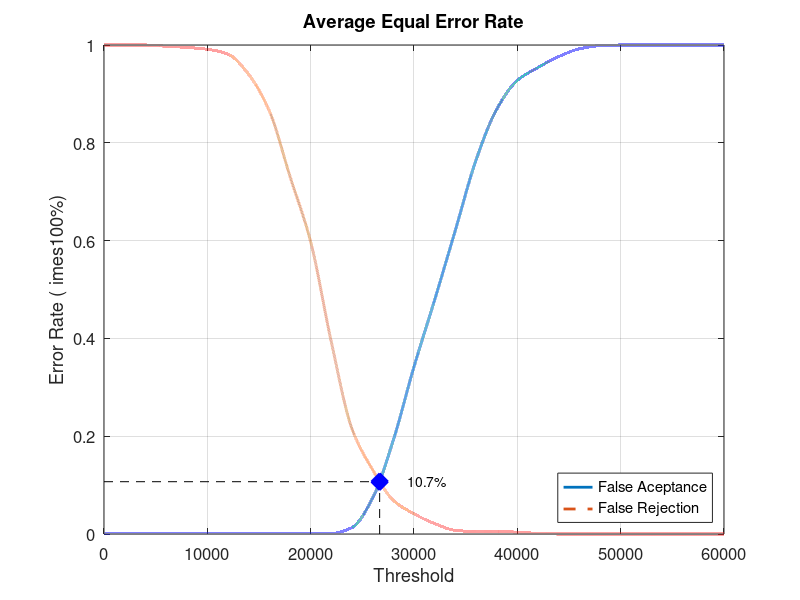
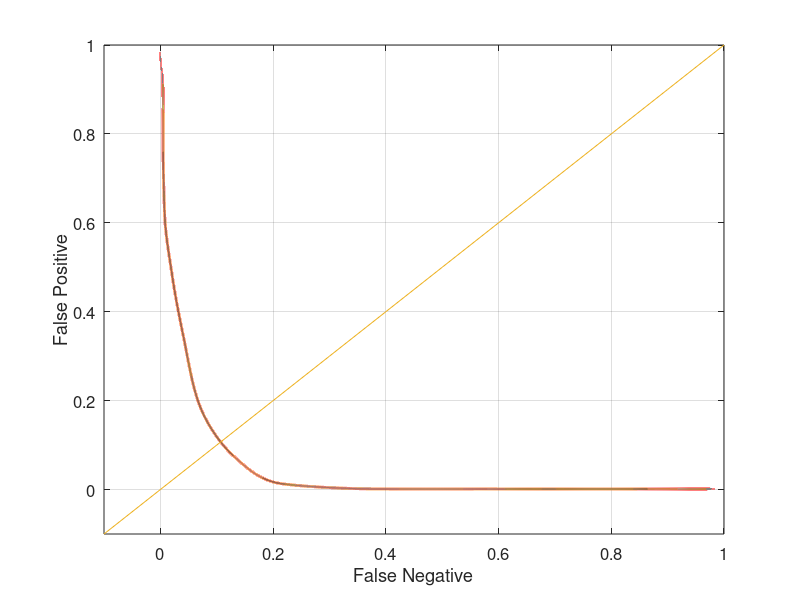

Recreate these plots in MATLAB, in order.
close all;
clear;
clc;
x = 0:2000:60000;
xq = 0:0.5:60000;

y0 = [0 0.00131579 0.00131579 0.00131579 0.00131579 0.00131579 0.00131579 0.00131579 0.00131579 0.00131579 0.00131579 0.00131579 0.0131579 0.0736842 0.192105 0.342105 0.478947 0.621053 0.764474 0.868421 0.927632 0.953947 0.976316 0.992105 0.998684 1 1 1 1 1 1]
yy0 = interp1(x, y0, xq, 'pchip');
y1 = [1 1 1 0.9975 0.995 0.99125 0.98125 0.94 0.865 0.73125 0.5975 0.3925 0.215 0.13125 0.06875 0.04125 0.02125 0.0075 0.005 0.005 0.00375 0.00125 0 0 0 0 0 0 0 0 0]
yy1 = interp1(x, y1, xq, 'pchip');

% Calculating EER: 
y2 = abs(y0 - y1);
find(y2 == min(y2))
yy2 = abs(yy0 - yy1);
xEER = find(yy2 == min(yy2));
xEERIndex = xq(xEER) % X-axis EER
yEER = yy0(xEER) % Y-axis EER

main = figure
plot(xq, yy0,'-','LineWidth', 2);	hold on
plot(xq, yy1,'--','LineWidth', 2);	hold on
plot([xEERIndex xEERIndex], [0 yEER], 'k--');	hold on
plot([0 xEERIndex], [yEER yEER], 'k--');	hold on
plot(xEERIndex, yEER, 'bx', 'LineWidth', 10);	hold on
text(xEERIndex + 10 * xEERIndex / 100, yEER, [num2str(round((10000 * yEER)) / 100) '%'])
legend('False Aceptance', 'False Rejection', 'Location', 'SouthEast')
xlabel('Threshold')
ylabel('Error Rate (	imes100%)')
title('Average Equal Error Rate')
set(gca, 'FontSize', 12)
axis([0 60000 0 1])
grid on

print(main, 'Experiment1AverageMain', '-dpng');
FNRxFPR = figure('Color', [1 1 1]);
plot(yy1, yy0, '-', yy1, yy0, 'LineWidth', 2);
hold on
y = -0.1:0.1:1
plot(y, y); 
set(gca, 'FontSize', 12)
xlabel('False Negative')
ylabel('False Positive')
axis([-0.1 1 -0.1 1])
set(gca, 'FontSize', 12)
grid on

print(FNRxFPR, 'Experiment1AverageFNRxFPR','-dpng');
